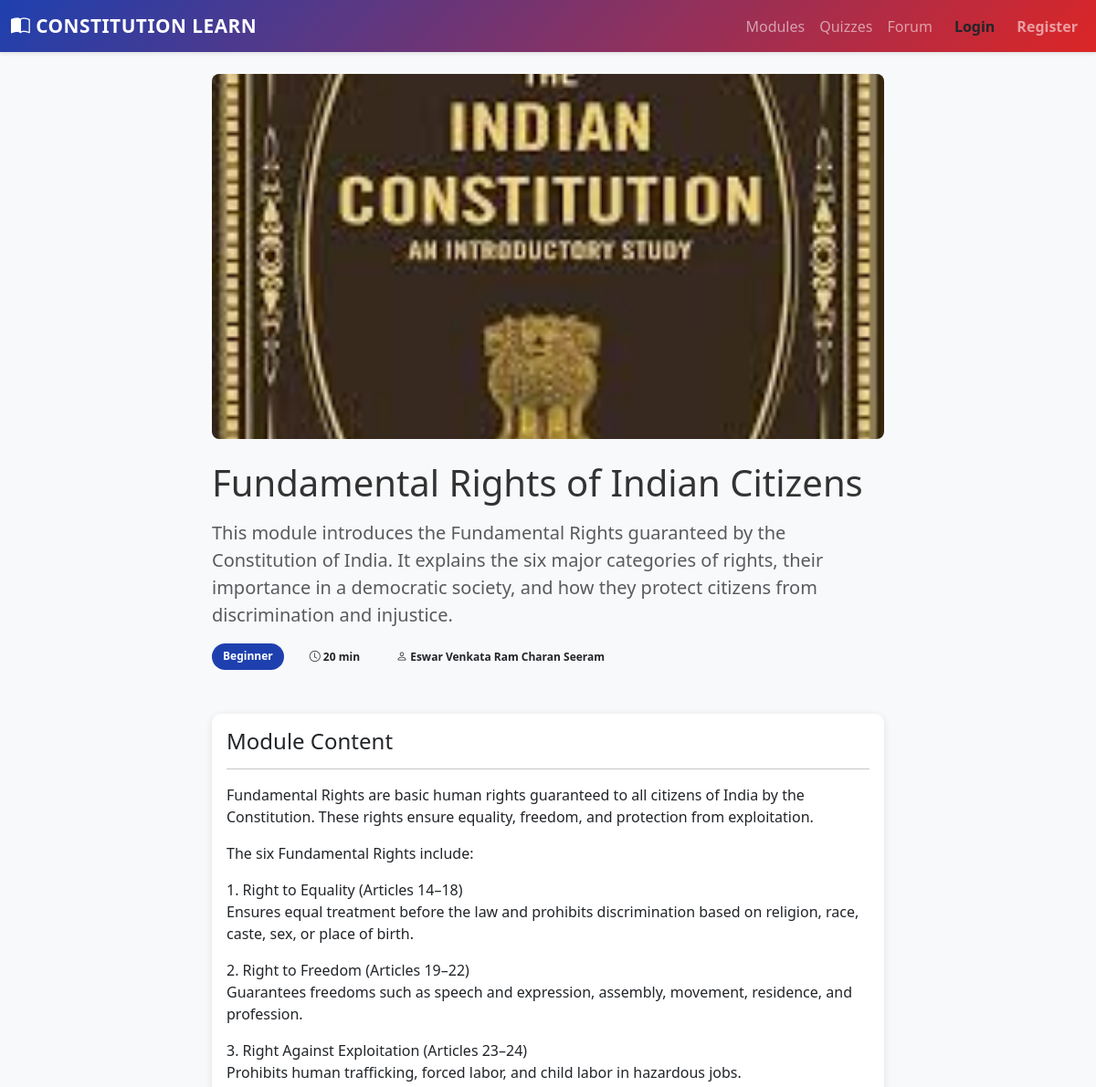
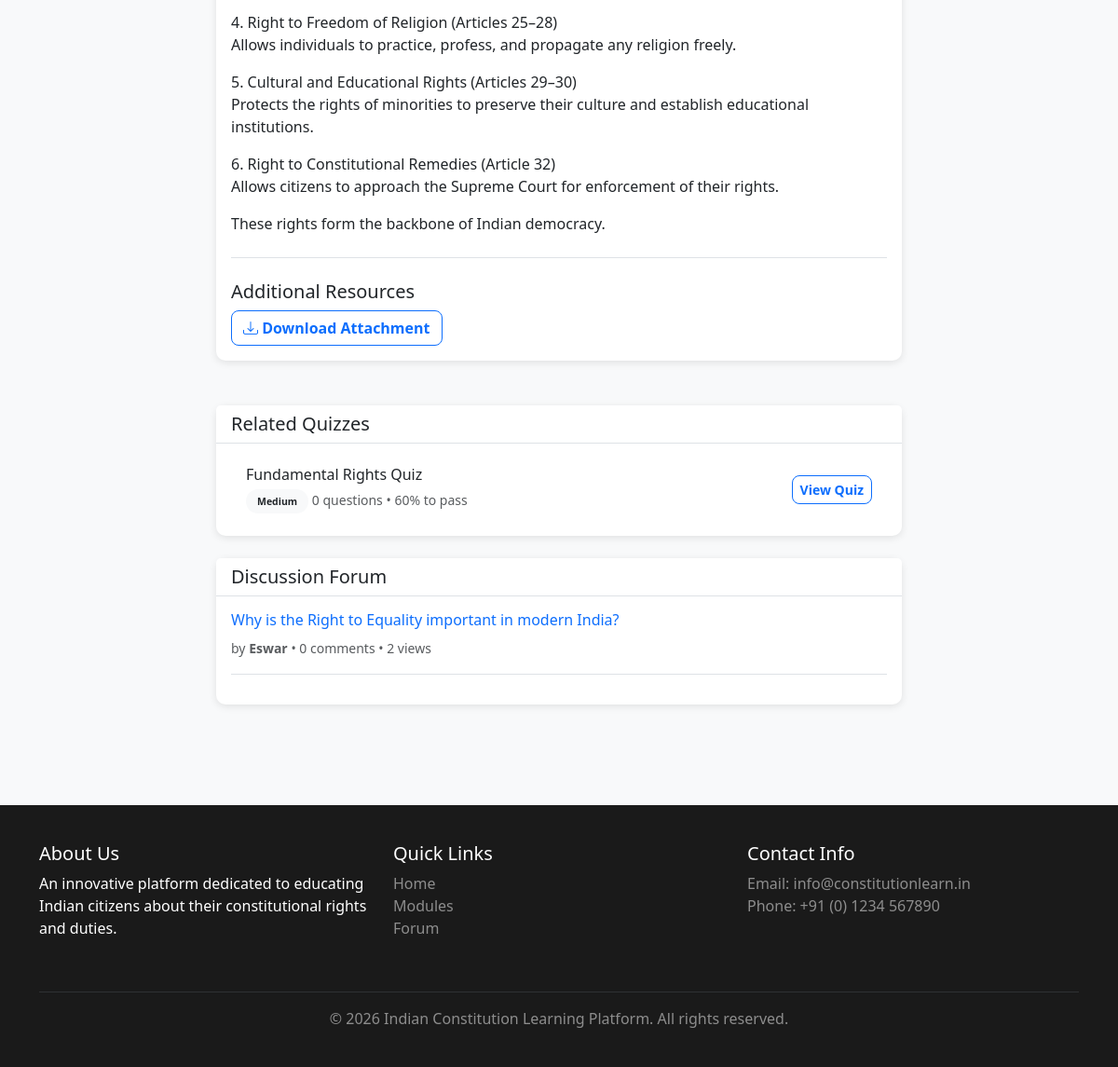
/modules/fundamental-rights-india/, run on the app's committed database (2 pictures, top to bottom).
### core/models.py (models this page shows, shortened)
class LearningModule(models.Model):
    STATUS_CHOICES = [
        ('draft', 'Draft'),
        ('published', 'Published'),
        ('archived', 'Archived'),
    ]
    title = models.CharField(
        max_length=255,
        unique=True,
        help_text='Module title'
    )
    description = models.TextField(help_text='Module description')
    content = models.TextField(help_text='Module main content')
    slug = models.SlugField(
        unique=True,
        help_text='URL-friendly identifier'
    )
    created_by = models.ForeignKey(
        CustomUser,
        on_delete=models.SET_NULL,
        null=True,
        related_name='created_modules',
        help_text='Educator who created this module'
    )
    status = models.CharField(
        max_length=20,
        choices=STATUS_CHOICES,
        default='draft',
        help_text='Publication status'
    )
    order = models.PositiveIntegerField(
        default=0,
        help_text='Display order'
    )
    image = models.ImageField(
        upload_to='modules/',
        blank=True,
        null=True,
        help_text='Module cover image'
    )
    attachment = models.FileField(
        upload_to='modules/attachments/',
        blank=True,
        null=True,
        help_text='Additional PDF or document'
    )
    difficulty_level = models.CharField(
        max_length=20,
        choices=[
            ('beginner', 'Beginner'),
            ('intermediate', 'Intermediate'),
            ('advanced', 'Advanced'),
        ],
        default='beginner',
        help_text='Difficulty level'
    )
    estimated_time = models.PositiveIntegerField(
        default=15,
        help_text='Estimated reading time in minutes'
    )
    created_at = models.DateTimeField(auto_now_add=True)
    updated_at = models.DateTimeField(auto_now=True)
    published_at = models.DateTimeField(null=True, blank=True)
    class Meta:
        db_table = 'learning_module'
        verbose_name = 'Learning Module'
        verbose_name_plural = 'Learning Modules'
        ordering = ['order', '-created_at']
        indexes = [
            models.Index(fields=['status', 'order']),
            models.Index(fields=['slug']),
        ]

class CustomUser(AbstractUser):
    ROLE_CHOICES = [
        ('admin', 'Administrator'),
        ('educator', 'Educator'),
        ('citizen', 'Citizen'),
    ]
    role = models.CharField(
        max_length=20,
        choices=ROLE_CHOICES,
        default='citizen',
        help_text='User role in the platform'
    )
    bio = models.TextField(
        blank=True,
        null=True,
        help_text='User biography'
    )
    profile_image = models.ImageField(
        upload_to='profiles/',
        blank=True,
        null=True,
        help_text='User profile picture'
    )
    is_email_verified = models.BooleanField(
        default=False,
        help_text='Email verification status'
    )
    created_at = models.DateTimeField(auto_now_add=True)
    updated_at = models.DateTimeField(auto_now=True)
    class Meta:
        db_table = 'custom_user'
        verbose_name = 'User'
        verbose_name_plural = 'Users'
        ordering = ['-created_at']
        indexes = [
            models.Index(fields=['role']),
            models.Index(fields=['email']),
        ]

class Quiz(models.Model):
    DIFFICULTY_CHOICES = [
        ('easy', 'Easy'),
        ('medium', 'Medium'),
        ('hard', 'Hard'),
    ]
    title = models.CharField(
        max_length=255,
        help_text='Quiz title'
    )
    description = models.TextField(help_text='Quiz description')
    module = models.ForeignKey(
        LearningModule,
        on_delete=models.CASCADE,
        related_name='quizzes',
        help_text='Associated learning module'
    )
    created_by = models.ForeignKey(
        CustomUser,
        on_delete=models.SET_NULL,
        null=True,
        related_name='created_quizzes',
        help_text='Educator who created quiz'
    )
    difficulty = models.CharField(
        max_length=20,
        choices=DIFFICULTY_CHOICES,
        default='medium',
        help_text='Quiz difficulty'
    )
    total_questions = models.PositiveIntegerField(
        default=0,
        help_text='Total number of questions (auto-calculated)'
    )
    passing_score = models.PositiveIntegerField(
        default=60,
        validators=[MinValueValidator(0), MaxValueValidator(100)],
        help_text='Minimum score to pass (%)'
    )
    time_limit = models.PositiveIntegerField(
        null=True,
        blank=True,
        help_text='Time limit in minutes'
    )
    is_published = models.BooleanField(
        default=False,
        help_text='Quiz visibility'
    )
    shuffle_questions = models.BooleanField(
        default=True,
        help_text='Randomize question order'
    )
    show_answers = models.BooleanField(
        default=True,
        help_text='Show correct answers after completion'
    )
    max_attempts = models.PositiveIntegerField(
        null=True,
        blank=True,
        help_text='Maximum attempts (null = unlimited)'
    )
    created_at = models.DateTimeField(auto_now_add=True)
    updated_at = models.DateTimeField(auto_now=True)
    class Meta:
        db_table = 'quiz'
        verbose_name = 'Quiz'
        verbose_name_plural = 'Quizzes'
        ordering = ['-created_at']
        indexes = [
            models.Index(fields=['module', 'is_published']),
        ]

class DiscussionThread(models.Model):
    STATUS_CHOICES = [
        ('open', 'Open'),
        ('closed', 'Closed'),
        ('pinned', 'Pinned'),
    ]
    title = models.CharField(
        max_length=255,
        help_text='Thread title'
    )
    content = models.TextField(help_text='Thread content')
    author = models.ForeignKey(
        CustomUser,
        on_delete=models.CASCADE,
        related_name='discussion_threads',
        help_text='Thread creator'
    )
    module = models.ForeignKey(
        LearningModule,
        on_delete=models.SET_NULL,
        null=True,
        blank=True,
        related_name='discussion_threads',
        help_text='Related module (optional)'
    )
    status = models.CharField(
        max_length=20,
        choices=STATUS_CHOICES,
        default='open',
        help_text='Thread status'
    )
    is_pinned = models.BooleanField(
        default=False,
        help_text='Pin thread to top'
    )
    views_count = models.PositiveIntegerField(
        default=0,
        help_text='Number of views'
    )
    created_at = models.DateTimeField(auto_now_add=True)
    updated_at = models.DateTimeField(auto_now=True)
    class Meta:
        db_table = 'discussion_thread'
        verbose_name = 'Discussion Thread'
        verbose_name_plural = 'Discussion Threads'
        ordering = ['-is_pinned', '-updated_at']
        indexes = [
            models.Index(fields=['-is_pinned', '-created_at']),
            models.Index(fields=['module', 'status']),
        ]

### core/views.py (the view)
# urls.py: path('modules/<slug:slug>/', views.ModuleDetailView.as_view(), name='module_detail'),
class ModuleDetailView(DetailView):
    model = LearningModule
    template_name = 'core/modules/module_detail.html'
    context_object_name = 'module'
    slug_field = 'slug'
    def get_queryset(self):
        return LearningModule.objects.filter(status='published')
    def get_context_data(self, **kwargs):
        context = super().get_context_data(**kwargs)
        module = self.get_object()
        context['quizzes'] = module.quizzes.filter(is_published=True)
        context['discussions'] = module.discussion_threads.all()
        return context

### templates/core/modules/module_detail.html (shortened to what this page needs)
{% extends "base.html" %}
{% block content %}
<div class="container">
    <div class="row mb-4">
        <div class="col-lg-8 mx-auto">
            {% if module.image %}
            <img src="{{ module.image.url }}" alt="{{ module.title }}" class="img-fluid rounded-3 mb-4" style="max-height: 400px; object-fit: cover; width: 100%;">
            {% endif %}
            <h1 class="mb-3">{{ module.title }}</h1>
            <p class="lead text-muted">{{ module.description }}</p>
            <div class="d-flex gap-3 flex-wrap mb-4">
                <span class="badge bg-primary">{{ module.get_difficulty_level_display }}</span>
                <span class="badge bg-light text-dark"><i class="bi bi-clock"></i> {{ module.estimated_time }} min</span>
                <span class="badge bg-light text-dark"><i class="bi bi-person"></i> {{ module.created_by.get_full_name|default:module.created_by.username }}</span>
            </div>
        </div>
    </div>
    <div class="row mb-4">
        <div class="col-lg-8 mx-auto">
            <div class="card border-0 shadow-sm mb-4">
                <div class="card-body">
                    <h4>Module Content</h4>
                    <hr>
                    {{ module.content|linebreaks }}
                    {% if module.attachment %}
                    <div class="mt-4 pt-4 border-top">
                        <h5>Additional Resources</h5>
                        <a href="{{ module.attachment.url }}" class="btn btn-outline-primary" download>
                            <i class="bi bi-download"></i> Download Attachment
                        </a>
                    </div>
                    {% endif %}
                </div>
            </div>
        </div>
    </div>
    {% if quizzes %}
    <div class="row mb-4">
        <div class="col-lg-8 mx-auto">
            <div class="card border-0 shadow-sm">
                <div class="card-header bg-white border-bottom">
                    <h5 class="mb-0">Related Quizzes</h5>
                </div>
                <div class="card-body">
                    <div class="list-group list-group-flush">
                        {% for quiz in quizzes %}
                        <div class="list-group-item">
                            <div class="row align-items-center">
                                <div class="col">
                                    <h6 class="mb-1">{{ quiz.title }}</h6>
                                    <small class="text-muted">
                                        <span class="badge bg-light text-dark">{{ quiz.get_difficulty_display }}</span>
                                        {{ quiz.total_questions }} questions • {{ quiz.passing_score }}% to pass
                                    </small>
                                </div>
                                <div class="col-auto">
                                    {% if user.is_authenticated and user.is_citizen %}
                                    <a href="{% url 'quiz_detail' quiz.pk %}" class="btn btn-sm btn-primary">Take Quiz</a>
                                    {% else %}
                                    <a href="{% url 'quiz_detail' quiz.pk %}" class="btn btn-sm btn-outline-primary">View Quiz</a>
                                    {% endif %}
                                </div>
                            </div>
                        </div>
                        {% endfor %}
                    </div>
                </div>
            </div>
        </div>
    </div>
    {% endif %}
    {% if discussions %}
    <div class="row mb-4">
        <div class="col-lg-8 mx-auto">
            <div class="card border-0 shadow-sm">
                <div class="card-header bg-white border-bottom d-flex justify-content-between align-items-center">
                    <h5 class="mb-0">Discussion Forum</h5>
                </div>
                <div class="card-body">
                    {% for discussion in discussions %}
                    <div class="border-bottom pb-3 mb-3">
                        <h6><a href="{% url 'thread_detail' discussion.pk %}" class="text-decoration-none">{{ discussion.title }}</a></h6>
                        <small class="text-muted">
                            by <strong>{{ discussion.author.username }}</strong> •
                            {{ discussion.comments.count }} comments •
                            {{ discussion.views_count }} views
                        </small>
                    </div>
                    {% endfor %}
                </div>
            </div>
        </div>
    </div>
    {% endif %}
</div>
{% endblock %}

### data on the page
LearningModule: image (picture), title "Fundamental Rights of Indian Citizens", description "This module introduces the Fundamental Rights guaranteed by the Constitution of India. It explains the six major categories of rights, their importance in a democratic society, and how they protect citizens from discrimination and injustice.", difficulty_level "Beginner", estimated_time "20", created_by.get_full_name "Eswar Venkata Ram Charan Seeram", content "Fundamental Rights are basic human rights guaranteed to all citizens of India by the Constitution. These rights ensure equality, freedom, and protection from exploitation. The six Fundamental Rights include: 1. Right to Equality (Articles 14–18) Ensures equal treatment before the law and prohibits discrimination based on religion, race, caste, sex, or place of birth. 2. Right to Freedom (Articles 19–22) Guarantees freedoms such as speech and expression, assembly, movement, residence, and profession. 3. Right Against Exploitation (Articles 23–24) Prohibits human trafficking, forced labor, and child labor in hazardous jobs. 4. Right to Freedom of Religion (Articles 25–28) Allows individuals…"
Quiz: title "Fundamental Rights Quiz", difficulty "Medium", total_questions "0", passing_score "60"
DiscussionThread: title "Why is the Right to Equality important in modern India?", author.username "Eswar", comments.count "0", views_count "2"
